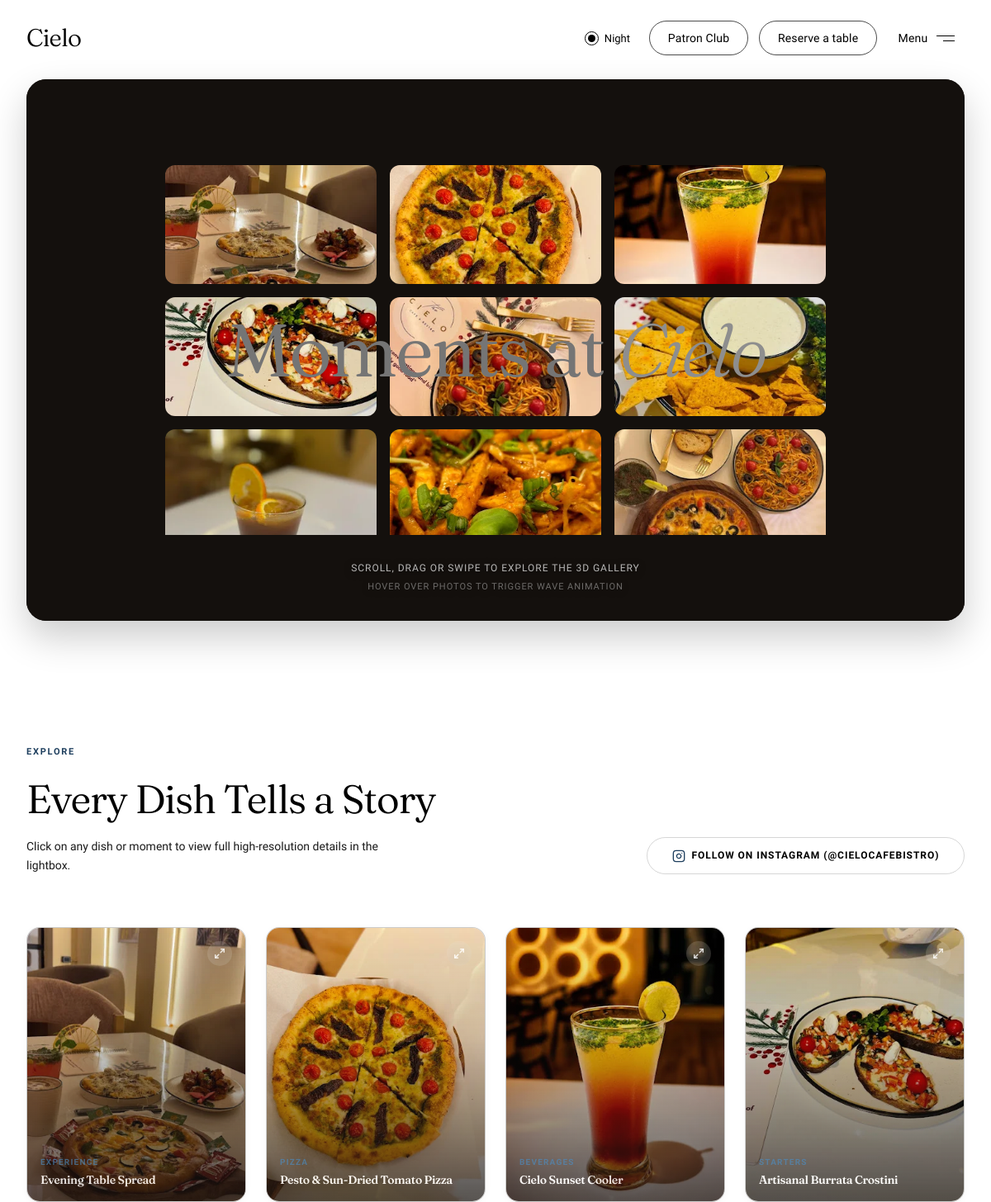
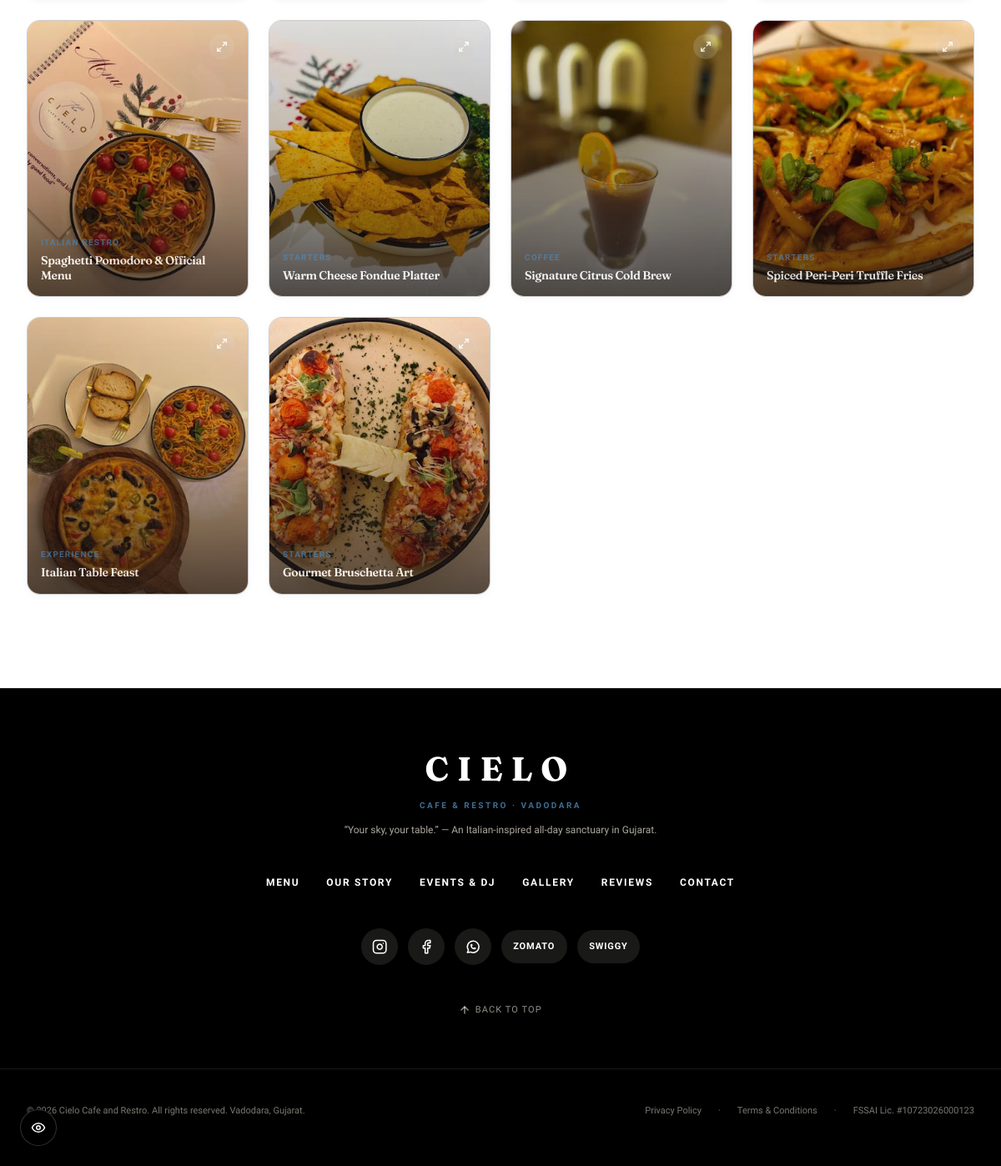
The page /pages/gallery.php on the database its author committed (2 pictures, top to bottom).
### tables this page shows
CREATE TABLE `menu_items` (
  `id` INTEGER PRIMARY KEY AUTOINCREMENT,
  `category_id` INTEGER NOT NULL,
  `name` TEXT NOT NULL,
  `slug` TEXT NOT NULL,
  `description` TEXT NULL,
  `price_paise` INTEGER NOT NULL DEFAULT 0,
  `is_veg` INTEGER NOT NULL DEFAULT 1,
  `tag` TEXT NULL,
  `image_url` TEXT NULL,
  `is_available` INTEGER NOT NULL DEFAULT 1,
  `sort_order` INTEGER NOT NULL DEFAULT 0,
  `created_at` TEXT NOT NULL DEFAULT CURRENT_TIMESTAMP,
  `updated_at` TEXT NOT NULL DEFAULT CURRENT_TIMESTAMP,
  FOREIGN KEY (`category_id`) REFERENCES `menu_categories` (`id`) ON DELETE CASCADE
);

### includes/config.php (called while the page is built, shortened)
<?php
require_once __DIR__ . '/../app/bootstrap.php';
function loadJsonData(string $filename): array {
    $path = __DIR__ . '/../data/' . $filename;
    if (file_exists($path)) {
        $content = file_get_contents($path);
        $data = json_decode($content, true);
        if (json_last_error() === JSON_ERROR_NONE) {
            return $data;
        }
    }
    return [];
}
$gallery = loadJsonData('gallery.json');
try {
    if (class_exists(\App\Models\MenuCategory::class) && class_exists(\App\Models\MenuItem::class)) {
        $dbCategories = \App\Models\MenuCategory::where('`is_active` = 1', [], '`sort_order` ASC, `id` ASC');
        if (!empty($dbCategories)) {
            $dbItems = \App\Models\MenuItem::where('`is_available` = 1', [], '`sort_order` ASC, `id` ASC');
        }
    }
} catch (\Throwable $e) {
}
function e(?string $text): string {
    return htmlspecialchars($text ?? '', ENT_QUOTES, 'UTF-8');
}
function asset_url(?string $path): string {
    $cleanPath = ltrim($path, '/');
    if (str_starts_with($cleanPath, 'assets/')) {
        return $cleanPath;
    }
    return 'assets/' . $cleanPath;
}

### app/Core/Database.php (called while the page is built, shortened)
<?php
class Database
{
    private static ?self $instance = null;
    private ?PDO $pdo = null;
    private function __construct()
    {
        $defaultConnection = Config::get('database.default', 'sqlite');
        $config = Config::get("database.connections.{$defaultConnection}");
        $this->driver = $config['driver'] ?? 'mysql';
        try {
            if ($this->driver === 'sqlite') {
                $dbPath = $config['database'];
                $dsn = "sqlite:{$dbPath}";
                $this->pdo = new PDO($dsn, null, null, $config['options'] ?? []);
                $this->pdo->exec('PRAGMA foreign_keys = ON;');
            }
        } catch (PDOException $e) {
            $sqlitePath = (defined('CIELO_DATABASE') ? CIELO_DATABASE : __DIR__ . '/../../database') . '/cielo.sqlite';
            if ($this->driver === 'mysql' && file_exists($sqlitePath)) {
                try {
                    $this->driver = 'sqlite';
                    $this->pdo = new PDO("sqlite:{$sqlitePath}", null, null, [
                        PDO::ATTR_ERRMODE => PDO::ERRMODE_EXCEPTION,
                        PDO::ATTR_DEFAULT_FETCH_MODE => PDO::FETCH_ASSOC,
                    ]);
                    $this->pdo->exec('PRAGMA foreign_keys = ON;');
                    return;
                } catch (Throwable) {
                }
            }
            throw new RuntimeException("Database connection failed [{$this->driver}]: " . $e->getMessage(), (int)$e->getCode(), $e);
        }
    }
    public static function getInstance(): self
    {
        if (self::$instance === null) {
            self::$instance = new self();
        }
        return self::$instance;
    }
    public function query(string $sql, array $params = []): \PDOStatement
    {
        try {
            $stmt = $this->pdo->prepare($sql);
            $stmt->execute($params);
            return $stmt;
        } catch (PDOException $e) {
            throw new RuntimeException("Query error: {$e->getMessage()} | SQL: {$sql}", (int)$e->getCode(), $e);
        }
    }
    public function fetchAll(string $sql, array $params = []): array
    {
        $stmt = $this->query($sql, $params);
        return $stmt->fetchAll();
    }
}

### app/bootstrap.php (called while the page is built, shortened)
<?php
spl_autoload_register(function (string $class) {
    $prefix = 'App\\';
    $baseDir = CIELO_APP . '/';
    $len = strlen($prefix);
    $relativeClass = substr($class, $len);
    $file = $baseDir . str_replace('\\', '/', $relativeClass) . '.php';
});
function db(): \App\Core\Database {
    return \App\Core\Database::getInstance();
}

### app/Core/Config.php (called while the page is built, shortened)
<?php
class Config
{
    private static array $items = [];
    public static function get(string $key, mixed $default = null): mixed
    {
        $parts = explode('.', $key);
        $file = array_shift($parts);
        if (!isset(self::$items[$file])) {
            $path = CIELO_CONFIG . '/' . $file . '.php';
            if (file_exists($path)) {
                self::$items[$file] = require $path;
            } else {
                return $default;
            }
        }
        $current = self::$items[$file];
        foreach ($parts as $part) {
            $current = $current[$part];
        }
        return $current;
    }
}

### config/database.php (called while the page is built)
<?php
return [
    'default' => getenv('DB_CONNECTION') ?: 'sqlite',
    'connections' => [
        'mysql' => [
            'driver' => 'mysql',
            'host' => getenv('DB_HOST') ?: '127.0.0.1',
            'port' => (int)(getenv('DB_PORT') ?: 3306),
            'database' => getenv('DB_DATABASE') ?: 'cielo_cafe',
            'username' => getenv('DB_USERNAME') ?: 'root',
            'password' => getenv('DB_PASSWORD') ?: '',
            'charset' => 'utf8mb4',
            'collation' => 'utf8mb4_unicode_ci',
            'options' => [
                PDO::ATTR_ERRMODE => PDO::ERRMODE_EXCEPTION,
                PDO::ATTR_DEFAULT_FETCH_MODE => PDO::FETCH_ASSOC,
                PDO::ATTR_EMULATE_PREPARES => false,
                (defined('Pdo\Mysql::ATTR_INIT_COMMAND') ? \Pdo\Mysql::ATTR_INIT_COMMAND : 1002) => "SET NAMES utf8mb4 COLLATE utf8mb4_unicode_ci",
            ],
        ],
        'sqlite' => [
            'driver' => 'sqlite',
            'database' => (function() {
                $raw = (string)(getenv('DB_DATABASE') ?: '');
                if (empty($raw) || $raw === 'cielo_cafe') {
                    return (defined('CIELO_DATABASE') ? CIELO_DATABASE : __DIR__ . '/../database') . '/cielo.sqlite';
                }
                if (str_starts_with($raw, '/') || preg_match('/^[A-Za-z]:[\\\\\/]/', $raw)) {
                    return $raw;
                }
                $root = defined('CIELO_ROOT') ? CIELO_ROOT : dirname(__DIR__);
                return $root . '/' . ltrim($raw, '/');
            })(),
            'options' => [
                PDO::ATTR_ERRMODE => PDO::ERRMODE_EXCEPTION,
                PDO::ATTR_DEFAULT_FETCH_MODE => PDO::FETCH_ASSOC,
                PDO::ATTR_EMULATE_PREPARES => false,
            ],
        ],
    ],
];

### app/Core/Model.php (called while the page is built, shortened)
<?php
abstract class Model
{
    protected static string $table = '';
    public static function where(string $whereSql = '1=1', array $params = [], string $orderBy = '', ?int $limit = null): array
    {
        $table = static::$table;
        $sql = "SELECT * FROM `{$table}` WHERE {$whereSql}";
        if ($orderBy !== '') {
            $sql .= " ORDER BY {$orderBy}";
        }
        return db()->fetchAll($sql, $params);
    }
}

### pages/gallery.php (the view, shortened to what this page needs)
<?php
require_once dirname(__DIR__) . '/includes/config.php';
require dirname(__DIR__) . '/includes/header.php';
$gallery3dImages = [];
if (!empty($gallery['items']) && is_array($gallery['items'])) {
    foreach ($gallery['items'] as $item) {
        $gallery3dImages[] = [
            'src' => asset_url($item['image']),
            'alt' => $item['title']
        ];
    }
}
$ambientPhotos = [
    ['src' => 'assets/images/cafe/hero-table.webp', 'alt' => 'Cielo Evening Table Spread'],
    ['src' => 'assets/images/cafe/cielo-night-entrance.webp', 'alt' => 'Cielo Night Entrance & Patio'],
    ['src' => 'assets/images/cafe/menu-cover-spaghetti.webp', 'alt' => 'Cielo Italian Pasta & Ambiance']
];
foreach ($ambientPhotos as $ap) {
    $gallery3dImages[] = $ap;
}
$galleryConfig = [
    'images' => $gallery3dImages,
    'visibleCount' => 8,
    'speed' => 1,
    'depthRange' => 50,
    'fadeSettings' => [
        'fadeIn' => ['start' => 0.05, 'end' => 0.25],
        'fadeOut' => ['start' => 0.75, 'end' => 0.95]
    ],
    'blurSettings' => [
        'maxBlur' => 3.0,
        'blurIn' => ['start' => 0.0, 'end' => 0.15],
        'blurOut' => ['start' => 0.85, 'end' => 1.0]
    ]
];
$configJson = json_encode($galleryConfig, JSON_UNESCAPED_SLASHES);
?>
<main id="main-content" style="padding-top: 5rem;">
  <section class="gallery-page-container">
    <div class="container">
      <div id="gallery3d" class="gallery3d" data-config='<?= htmlspecialchars($configJson, ENT_QUOTES, 'UTF-8') ?>'>
        <div id="gallery3dCanvas" class="gallery3d__canvas"></div>
        <div class="gallery-title-overlay">
          <h1>Moments at <span>Cielo</span></h1>
        </div>
        <div class="gallery-hint-cue">
          <p>Scroll, drag or swipe to explore the 3D gallery</p>
          <p class="gallery-hint__dim">Hover over photos to trigger wave animation</p>
        </div>
        <div class="gallery3d__fallback">
          <div class="gallery3d__grid">
            <?php foreach ($gallery3dImages as $img): ?>
              <img src="<?= e($img['src']) ?>" alt="<?= e($img['alt']) ?>" loading="lazy">
            <?php endforeach; ?>
          </div>
        </div>
      </div>
    </div>
  </section>
  <section id="gallery" class="gallery-section">
    <div class="container">
      <div class="gallery-header">
        <div>
          <span class="eyebrow" style="color: var(--accent-sky-deep);">EXPLORE</span>
          <h2 class="gallery-title">Every Dish Tells a Story</h2>
          <p class="gallery-subtitle" style="margin-top: 0.5rem;">
            Click on any dish or moment to view full high-resolution details in the lightbox.
          </p>
        </div>
        <div>
          <a href="<?= e($gallery['instagramUrl']) ?>" target="_blank" rel="noopener noreferrer" class="btn-outline" style="font-size: 0.75rem;">
            Follow on Instagram (<?= e($gallery['instagramHandle']) ?>)
          </a>
        </div>
      </div>
      <div class="gallery-grid">
        <?php foreach ($gallery['items'] as $gItem): ?>
          <div class="gallery-card" data-title="<?= e($gItem['title']) ?>" data-category="<?= e($gItem['category']) ?>" data-caption="<?= e($gItem['caption']) ?>" data-image="<?= e(asset_url($gItem['image'])) ?>">
            <img src="<?= e(asset_url($gItem['image'])) ?>" alt="<?= e($gItem['title']) ?>" loading="lazy">
            <div class="gallery-card-overlay">
              <span class="gallery-zoom-icon" aria-hidden="true">
                <svg viewBox="0 0 24 24" fill="none" stroke="currentColor" stroke-width="2.5" stroke-linecap="round" stroke-linejoin="round">
                  <polyline points="15 3 21 3 21 9"/><polyline points="9 21 3 21 3 15"/><line x1="21" y1="3" x2="14" y2="10"/><line x1="3" y1="21" x2="10" y2="14"/>
                </svg>
              </span>
              <div class="gallery-card-meta">
                <span class="gallery-card-category"><?= e($gItem['category']) ?></span>
                <h3 class="gallery-card-title"><?= e($gItem['title']) ?></h3>
              </div>
            </div>
          </div>
        <?php endforeach; ?>
      </div>
    </div>
  </section>
</main>
<?php require dirname(__DIR__) . '/includes/footer.php'; ?>

### assets/css/base.css (style rules this page uses)
:root { --bg-cream: #FFFFFF; --bg-card: #FFFFFF; --text-espresso: #000000; --accent-sky: #3F6E96; --accent-sky-deep: #1E3F5E; --accent-terracotta: #B5623B; --accent-terracotta-hover: #9C5230; --text-espresso-muted: #1A1A1A; --text-espresso-faint: #3A3A3A; --border-light: rgba(0, 0, 0, 0.16); --border-dark: rgba(255, 255, 255, 0.25); --cream-alpha-80: rgba(255, 255, 255, 0.95); --font-display: 'Fraunces', 'Cormorant Garamond', Georgia, serif; --font-serif: 'Fraunces', 'Cormorant Garamond', Georgia, serif; --font-sans: 'Geist', 'Plus Jakarta Sans', -apple-system, BlinkMacSystemFont, 'Segoe UI', Roboto, sans-serif; --font-brand: 'Fraunces', Georgia, serif; --container-max-width: 1280px; --border-radius-sm: 0.5rem; --border-radius-md: 0.75rem; --border-radius-lg: 1rem; --border-radius-xl: 1.5rem; --border-radius-full: 9999px; --base-font-size: 16px; --transition-smooth: all 250ms cubic-bezier(0.4, 0, 0.2, 1); }
*, *::before, *::after { box-sizing: border-box; margin: 0; padding: 0; }
html { font-size: var(--base-font-size); scroll-behavior: smooth; scroll-padding-top: 5.5rem; overflow-x: hidden; -webkit-text-size-adjust: 100%; }
body { background-color: var(--bg-cream); color: var(--text-espresso); font-family: var(--font-sans); line-height: 1.6; -webkit-font-smoothing: antialiased; -moz-osx-font-smoothing: grayscale; overflow-x: hidden; position: relative; min-height: 100vh; min-height: 100dvh; }
h1, h2, h3, h4, h5, h6, .font-display { font-family: var(--font-display); font-feature-settings: 'opsz' auto, 'liga', 'dlig'; letter-spacing: -0.025em; font-weight: 380; color: var(--text-espresso); }
.eyebrow { font-family: var(--font-sans); font-size: 0.6875rem; letter-spacing: 0.16em; text-transform: uppercase; font-weight: 600; display: inline-block; }
.container { width: 100%; max-width: var(--container-max-width); margin-left: auto; margin-right: auto; padding-left: 1.25rem; padding-right: 1.25rem; }
@media (min-width: 640px) { .container { padding-left: 2rem; padding-right: 2rem; } }
.btn-outline { display: inline-flex; align-items: center; justify-content: center; gap: 0.5rem; padding: 0.75rem 1.85rem; font-family: var(--font-sans); font-size: 0.8125rem; letter-spacing: 0.08em; text-transform: uppercase; font-weight: 600; background-color: transparent; color: var(--text-espresso); border: 1px solid var(--border-light); border-radius: var(--border-radius-full); text-decoration: none; transition: var(--transition-smooth); cursor: pointer; }
button, a, input, select, textarea { touch-action: manipulation; }
.menu-tabs-nav, .mobile-drawer-overlay, .reservation-modal-window, .gallery3d__grid { -webkit-overflow-scrolling: touch; }

### rows shown on the page
menu_items: image_url (picture), category "STARTERS", name "Warm Cheese Fondue Platter"

### other values the page prints
$gallery['instagramHandle'] "@CIELOCAFEBISTRO"
$gItem['category'] "EXPERIENCE"
$gItem['title'] "Evening Table Spread"
$gItem['category'] "PIZZA"
$gItem['title'] "Pesto & Sun-Dried Tomato Pizza"
$gItem['category'] "BEVERAGES"
$gItem['title'] "Cielo Sunset Cooler"
$gItem['category'] "STARTERS"
$gItem['title'] "Artisanal Burrata Crostini"
$gItem['category'] "ITALIAN RESTRO"
$gItem['title'] "Spaghetti Pomodoro & Official Menu"
$gItem['category'] "COFFEE"
$gItem['title'] "Signature Citrus Cold Brew"
$gItem['title'] "Spiced Peri-Peri Truffle Fries"
$gItem['title'] "Italian Table Feast"
